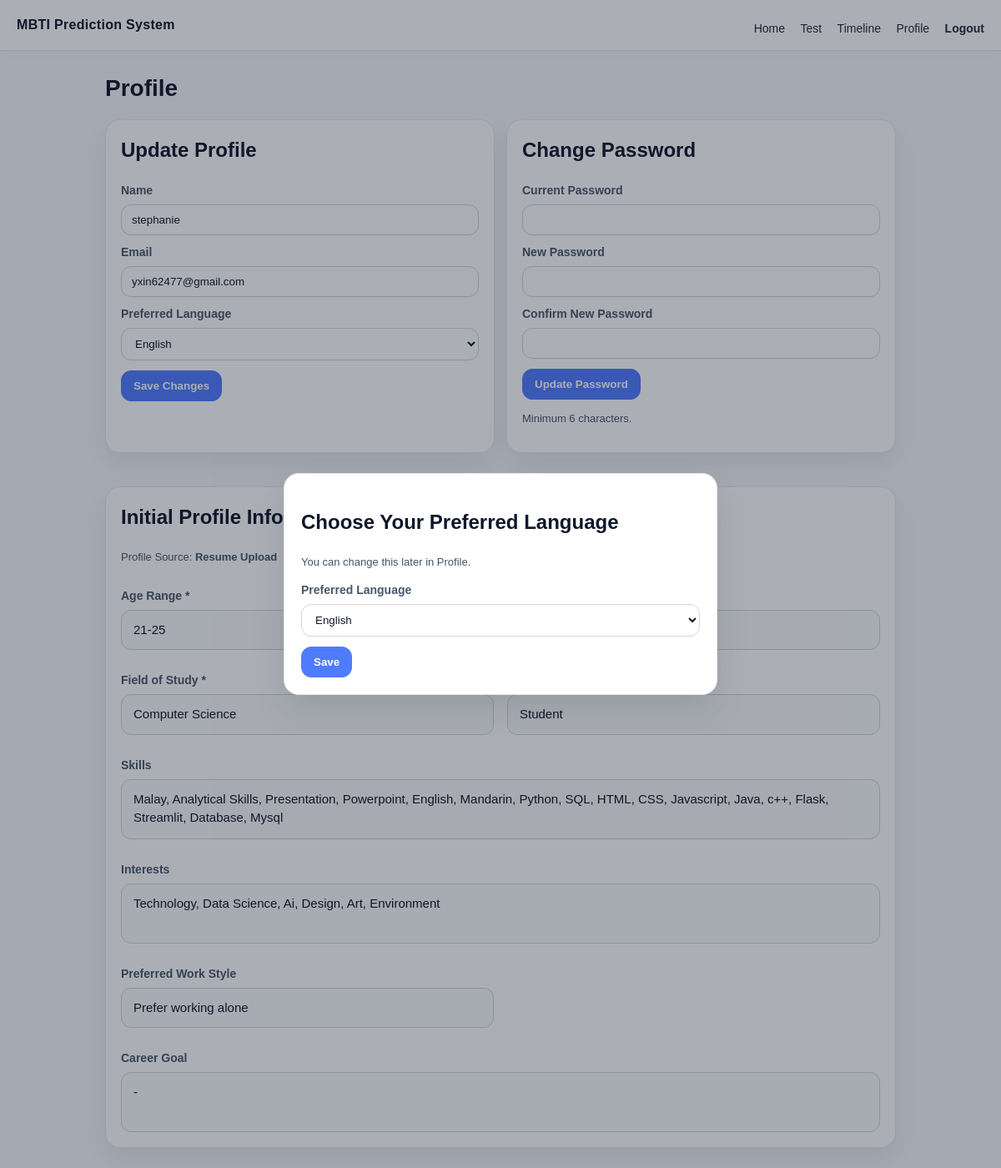
Page /profile (signed in) on the committed database.
### tables this page shows
CREATE TABLE User (
        userID INTEGER PRIMARY KEY AUTOINCREMENT,
        email TEXT NOT NULL UNIQUE,
        name TEXT,
        passwordHash TEXT NOT NULL,
        createdAt TEXT NOT NULL,
        isVerified INTEGER NOT NULL DEFAULT 0
    , preferredLanguage TEXT DEFAULT 'EN', isAdmin INTEGER NOT NULL DEFAULT 0);

CREATE TABLE User_Profile (
        profileID INTEGER PRIMARY KEY AUTOINCREMENT,
        userID INTEGER NOT NULL UNIQUE,
        ageRange TEXT,
        educationLevel TEXT,
        fieldOfStudy TEXT,
        currentOccupation TEXT,
        skills TEXT,
        interests TEXT,
        preferredWorkStyle TEXT,
        careerGoal TEXT,
        profileSource TEXT DEFAULT 'manual',
        profileCompleted INTEGER NOT NULL DEFAULT 0,
        createdAt TEXT DEFAULT CURRENT_TIMESTAMP,
        updatedAt TEXT DEFAULT CURRENT_TIMESTAMP,
        FOREIGN KEY(userID) REFERENCES User(userID)
    );

### routes/profile_routes.py (the view)
@profile_bp.get("/profile")
@login_required
def profile():
    user = get_current_user()
    user_profile = get_user_profile(session["user_id"])
    current_lang = session.get("lang", "EN")
    return render_template(
        "profile.html",
        user=user,
        user_profile=user_profile,
        current_lang=current_lang,
    )

### db.py (called while the page is built)
def get_conn():
    conn = sqlite3.connect(DB_PATH)
    conn.row_factory = sqlite3.Row
    return conn

def get_user_profile_by_user_id(user_id: int):
    conn = get_conn()
    cur = conn.cursor()
    cur.execute("""
        SELECT * FROM User_Profile
        WHERE userID = ?
    """, (user_id,))
    row = cur.fetchone()
    conn.close()
    return dict(row) if row else None

def get_user_by_id(user_id: int):
    conn = get_conn()
    cur = conn.cursor()
    cur.execute("SELECT * FROM User WHERE userID = ?", (user_id,))
    row = cur.fetchone()
    conn.close()
    return dict(row) if row else None

### routes/profile_routes.py (called while the page is built)
def row_to_dict(row):
    return dict(row) if row is not None else None

def login_required(f):
    @wraps(f)
    def wrapper(*args, **kwargs):
        if "user_id" not in session:
            flash(t_py("msg_login_required"), "warning")
            return redirect(url_for("auth.login"))
        return f(*args, **kwargs)
    return wrapper

def get_current_user():
    return row_to_dict(get_user_by_id(session["user_id"]))

def get_user_profile(user_id: int):
    return row_to_dict(get_user_profile_by_user_id(user_id))

### templates/profile.html (shortened to what this page needs)
{% extends "base.html" %}
{% block content %}
<h1>{{ t('profile_title') }}</h1>
<div class="grid">
  <div class="card">
    <h2 class="h2">{{ t('update_profile') }}</h2>
    <form method="POST" action="{{ url_for('profile.profile_update') }}">
      <label>{{ t('name') }}</label>
      <input name="name" type="text" value="{{ user['name'] or '' }}">
      <label>{{ t('email') }}</label>
      <input name="email" type="email" value="{{ user['email'] }}" required>
      <label>{{ t('preferred_language') }}</label>
      <select name="preferred_language">
        <option value="EN" {% if current_lang=="EN" %}selected{% endif %}>{{ t('lang_en') }}</option>
      </select>
      <button type="submit">{{ t('save_changes') }}</button>
    </form>
  </div>
  <div class="card">
    <h2 class="h2">{{ t('change_password') }}</h2>
    <form method="POST" action="{{ url_for('profile.profile_change_password') }}">
      <label>{{ t('current_password') }}</label>
      <input name="current_password" type="password" required>
      <label>{{ t('new_password') }}</label>
      <input name="new_password" type="password" required>
      <label>{{ t('confirm_new_password') }}</label>
      <input name="confirm_password" type="password" required>
      <button type="submit">{{ t('update_password') }}</button>
      <p class="muted">{{ t('min6') }}</p>
    </form>
  </div>
</div>
<div class="card" style="margin-top: 24px;">
  <h2 class="h2">{{ t("initial_profile_title") }}</h2>
  {% if user_profile %}
  <p class="muted" style="margin-bottom:16px;">
    {{ t("initial_profile_source") }}:
    <strong>
      {% if user_profile["profileSource"] == "resume" %}
      {{ t("initial_profile_source_resume") }}
      {% else %}
      {{ t("initial_profile_source_manual") }}
      {% endif %}
    </strong>
  </p>
  <div style="display:grid; grid-template-columns:1fr 1fr; gap:16px;">
    <div>
      <label>{{ t("profile_age_range") }}</label>
      <div class="input" style="background:#f9fafb;">{{ user_profile["ageRange"] or "-" }}</div>
    </div>
    <div>
      <label>{{ t("profile_education_level") }}</label>
      <div class="input" style="background:#f9fafb;">{{ user_profile["educationLevel"] or "-" }}</div>
    </div>
    <div>
      <label>{{ t("profile_field_of_study") }}</label>
      <div class="input" style="background:#f9fafb;">{{ user_profile["fieldOfStudy"] or "-" }}</div>
    </div>
    <div>
      <label>{{ t("profile_current_occupation") }}</label>
      <div class="input" style="background:#f9fafb;">{{ user_profile["currentOccupation"] or "-" }}</div>
    </div>
    <div style="grid-column:1 / -1;">
      <label>{{ t("profile_skills") }}</label>
      <div class="input" style="background:#f9fafb; min-height:72px; white-space:pre-wrap;">{{ user_profile["skills"] or
        "-" }}</div>
    </div>
    <div style="grid-column:1 / -1;">
      <label>{{ t("profile_interests") }}</label>
      <div class="input" style="background:#f9fafb; min-height:72px; white-space:pre-wrap;">{{ user_profile["interests"]
        or "-" }}</div>
    </div>
    <div>
      <label>{{ t("profile_preferred_work_style") }}</label>
      <div class="input" style="background:#f9fafb;">{{ user_profile["preferredWorkStyle"] or "-" }}</div>
    </div>
    <div style="grid-column:1 / -1;">
      <label>{{ t("profile_career_goal") }}</label>
      <div class="input" style="background:#f9fafb; min-height:72px; white-space:pre-wrap;">{{
        user_profile["careerGoal"] or "-" }}</div>
    </div>
  </div>
  {% else %}
  <p class="muted">{{ t("initial_profile_empty") }}</p>
  {% endif %}
</div>
{% endblock %}

### css/style.css (style rules this page uses)
:root { --bg: #F5F7FB; --surface: #FFFFFF; --surface-soft: #F8FAFC; --border: #E5E7EB; --border-strong: #CBD5E1; --text-main: #0F172A; --text-body: #475569; --text-muted: #94A3B8; --primary: #4F7CFF; --primary-hover: #3B6EF5; --primary-soft: #E8F0FF; --secondary: #6D5EF5; --secondary-hover: #5B4CE6; --secondary-soft: #EDE9FE; --success: #22C55E; --success-soft: #DCFCE7; --warning: #F59E0B; --warning-soft: #FEF3C7; --danger: #EF4444; --danger-soft: #FEE2E2; --info-soft: #ECFEFF; --info-border: #A5F3FC; --info-text: #0F766E; --shadow-sm: 0 8px 20px rgba(15, 23, 42, 0.06); --shadow-md: 0 12px 28px rgba(15, 23, 42, 0.08); --shadow-lg: 0 18px 40px rgba(15, 23, 42, 0.10); }
* { box-sizing: border-box; }
html { scroll-behavior: smooth; }
body { margin: 0; font-family: Arial, sans-serif; background: var(--bg); color: var(--text-main); line-height: 1.5; }
h1 { margin: 8px 0 16px; font-size: 28px; color: var(--text-main); }
h2, h3, h4, h5, h6 { color: var(--text-main); }
.h2 { margin-top: 0; }
.card { background: var(--surface); border: 1px solid var(--border); border-radius: 18px; padding: 18px; margin-bottom: 16px; box-shadow: var(--shadow-md); }
label { display: block; margin: 10px 0 6px; font-size: 14px; opacity: 0.98; color: var(--text-body); font-weight: 600; }
input, textarea, select { width: 100%; padding: 10px 12px; border-radius: 12px; border: 1px solid #D1D5DB; background: var(--surface); color: var(--text-main); transition: border-color 0.15s ease, box-shadow 0.15s ease, background 0.15s ease; }
input::placeholder, textarea::placeholder { color: var(--text-muted); }
.input { width: 100%; padding: 12px 14px; border: 1px solid #D1D5DB; border-radius: 12px; font-size: 15px; box-sizing: border-box; background: var(--surface); color: var(--text-main); }
button, .btn { display: inline-flex; align-items: center; justify-content: center; gap: 6px; margin-top: 12px; padding: 10px 14px; border-radius: 12px; border: 1px solid var(--primary); background: var(--primary); color: #ffffff; cursor: pointer; text-decoration: none; font-weight: 700; transition: background 0.15s ease, border-color 0.15s ease, transform 0.15s ease, box-shadow 0.15s ease; }
.muted { color: var(--text-body); font-size: 13px; }
.grid { display: grid; grid-template-columns: repeat(auto-fit, minmax(280px, 1fr)); gap: 14px; }

### rows in the picture
User: name "stephanie", email "yxin62477@gmail.com"
User_Profile: ageRange "21-25", fieldOfStudy "Computer Science", currentOccupation "Student", skills "Malay, Analytical Skills, Presentation, Powerpoint, English, Mandarin, Python, SQL, HTML, CSS, Javascript, Java, c++, Flask, Streamlit, Database, Mysql", interests "Technology, Data Science, Ai, Design, Art, Environment", preferredWorkStyle "Prefer working alone", careerGoal "-"

### other values in the picture
{{ t('app_title') }} "MBTI Prediction System"
{{ t('nav_home') }} "Home"
{{ t('nav_test') }} "Test"
{{ t('nav_timeline') }} "Timeline"
{{ t('nav_profile') }} "Profile"
{{ t('nav_logout') }} "Logout"
{{ t('lang_title') }} "Choose Your Preferred Language"
{{ t('lang_note') }} "You can change this later in Profile."
{{ t('preferred_language') }} "Preferred Language"
{{ t('lang_save') }} "Save"
{{ t('profile_title') }} "Profile"
{{ t('update_profile') }} "Update Profile"
{{ t('name') }} "Name"
{{ t('email') }} "Email"
{{ t('save_changes') }} "Save Changes"
